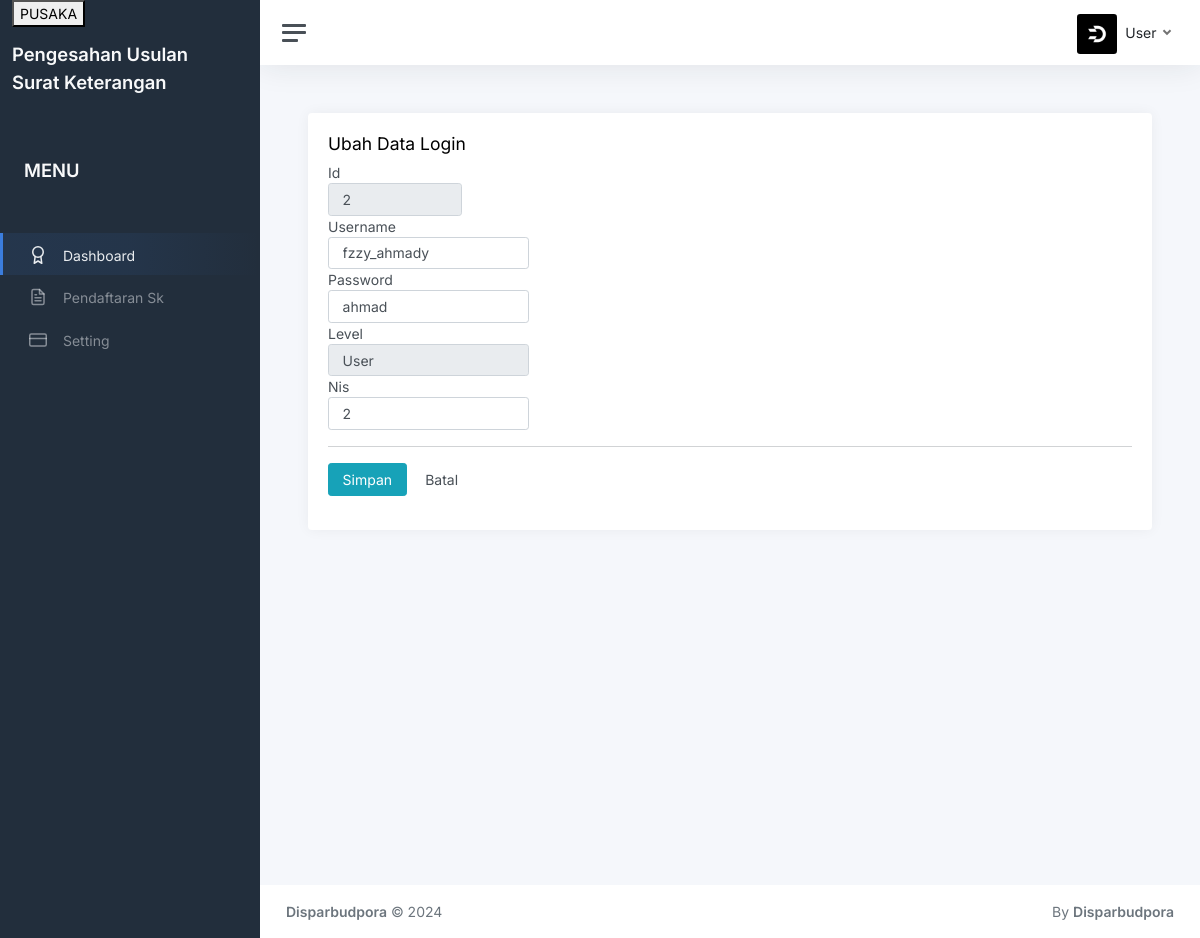
Page /index.php?page=ubah&id=2 (signed in) on the committed database.
### tables this page shows
CREATE TABLE `user` (
  `id` bigint(12) NOT NULL AUTO_INCREMENT,
  `username` varchar(30) NOT NULL,
  `password` varchar(30) NOT NULL,
  `level` varchar(30) NOT NULL,
  `nis` varchar(9) NOT NULL,
  PRIMARY KEY (`id`)
);

### user/form-ubah.php (the view, shortened to what this page needs)
<div class="row">
  <div class="col-md-12">
    <div class="page-header">
      <h4>
        Ubah Data Login
      </h4>
    </div>
    <?php
    if (isset($_GET['id'])) {
      $id   = $_GET['id'];
      $query = mysqli_query($db, "SELECT * FROM user WHERE id='$id'") or die('Query Error : ' . mysqli_error($db));
      while ($data  = mysqli_fetch_assoc($query)) {
        $id        = $data['id'];
        $username  = $data['username'];
        $password  = $data['password'];
        $level     = $data['level'];
        $nis       = $data['nis'];
      }
    }
    ?>
    <div class="panel panel-default">
      <div class="panel-body">
        <form class="form-horizontal" method="POST" action="?page=proses-ubah">
          <div class="form-group">
            <label class="col-sm-2 control-label">Id</label>
            <div class="col-sm-2">
              <input type="text" class="form-control" name="id" value="<?php echo $id; ?>" readonly>
            </div>
          </div>
          <div class="form-group">
            <label class="col-sm-2 control-label">Username</label>
            <div class="col-sm-3">
              <input type="text" class="form-control" name="username" autocomplete="off" value="<?php echo $username; ?>" required>
            </div>
          </div>
          <div class="form-group">
            <label class="col-sm-2 control-label">Password</label>
            <div class="col-sm-3">
              <input type="text" class="form-control" name="password" autocomplete="off" value="<?php echo $password; ?>" required>
            </div>
          </div>
          <div class="form-group">
            <label class="col-sm-2 control-label">Level</label>
            <div class="col-sm-3">
              <select class="form-control" name="level" placeholder="Pilih level" readonly>
                <option value="<?php echo $level; ?>"><?php echo $level; ?></option>
              </select>
            </div>
          </div>
          <div class="form-group">
            <label class="col-sm-2 control-label">Nis</label>
            <div class="col-sm-3">
              <input type="text" class="form-control" name="nis" autocomplete="off" value="<?php echo $nis; ?>" required>
            </div>
          </div>
          <hr />
          <div class="form-group">
            <div class="col-sm-offset-2 col-sm-10">
              <input type="submit" class="btn btn-info btn-submit" name="simpan" value="Simpan">
              <a href="index.php" class="btn btn-default btn-reset">Batal</a>
            </div>
          </div>
        </form>
      </div>
    </div>
  </div>
</div>

### rows in the picture
user: id "2", username "fzzy_ahmady", password "ahmad", level "User", nis "2"

### other values in the picture
$_SESSION['level'] "User"
